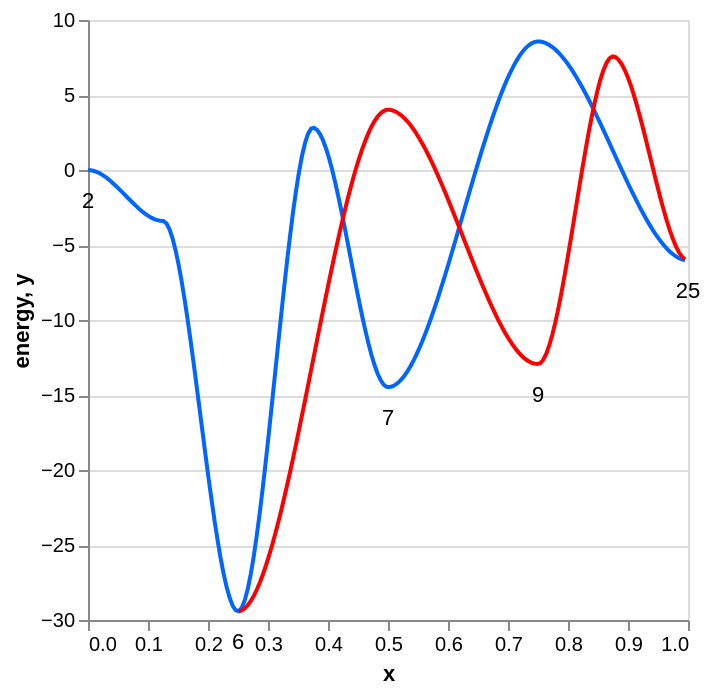

This figure's notebook cell:
### Code cell
from importlib import reload
from protomech.mess import surf as surf_
reload(surf_)

# leaf_keys = [5, 3, 30, 25, 26, 23, 28, 22, 27]
leaf_keys = [25]
node_paths = surf_.node_paths_from_source(surf, root_key, leaf_keys=leaf_keys)
print(node_paths)
surf_.plot_paths(surf, node_paths)

### Figure 1 — Vega-Lite specification as saved in the notebook (floating-point values rounded to 4 significant figures; data arrays with more than 128 entries replaced by an {"elided": "..."} marker saying what was removed)
{"config": {"view": {"continuousWidth": 300, "continuousHeight": 300}}, "layer": [{"data": {"name": "data-d2b155204d8a68e72dfffc8325bc439b"}, "mark": {"type": "line"}, "encoding": {"color": {"field": "path", "legend": null, "scale": {"domain": ["0", "1"], "range": ["#0066ff", "#ff0000"]}, "type": "nominal"}, "x": {"axis": null, "field": "x", "type": "temporal"}, "y": {"field": "energy", "type": "quantitative"}}, "transform": [{"fold": ["0", "1"], "as": ["path", "energy"]}]}, {"data": {"name": "data-ade72b8e8493f96b7985301cd45dbec1"}, "mark": {"type": "text", "baseline": "top", "dy": 10}, "encoding": {"text": {"field": "label", "type": "quantitative"}, "x": {"field": "x", "type": "quantitative"}, "y": {"field": "y", "type": "quantitative"}}}], "$schema": "https://vega.github.io/schema/vega-lite/v5.20.1.json", "datasets": {"data-d2b155204d8a68e72dfffc8325bc439b": {"elided": "200 records"}, "data-ade72b8e8493f96b7985301cd45dbec1": [{"x": 0.0, "y": 0.0, "label": 2}, {"x": 0.25, "y": -29.42, "label": 6}, {"x": 0.5, "y": -14.48, "label": 7}, {"x": 1.0, "y": -6.03, "label": 25}, {"x": 0.75, "y": -12.94, "label": 9}]}}
